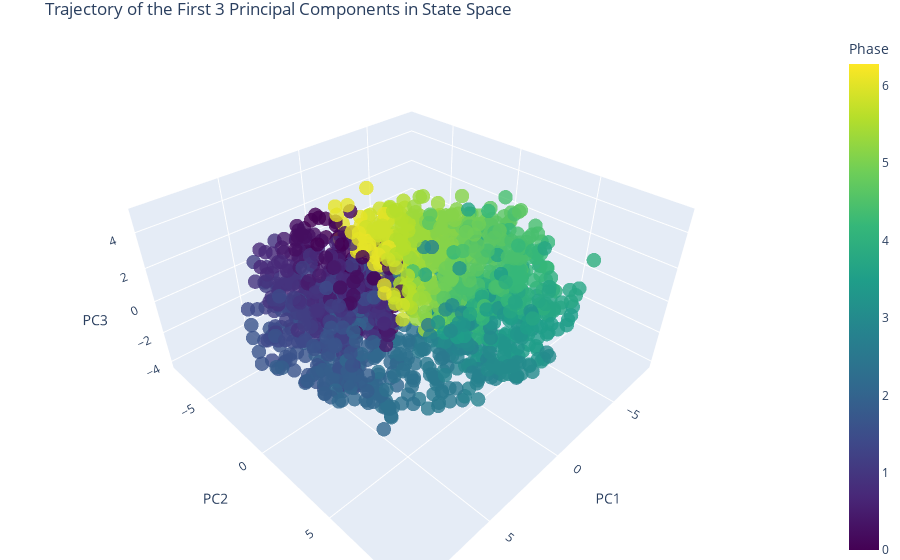

This figure's notebook cell:
### Code cell
# Extract the first three PCs
pc1 = transformed_data[:, 0]
pc2 = transformed_data[:, 1]
pc3 = transformed_data[:, 2]

# Time steps for coloring
phase = np.array(param_df.phase)

# Create the figure
fig = go.Figure(data=[go.Scatter3d(
    x=pc1[::4],
    y=pc2[::4],
    z=pc3[::4],
    mode='markers',
    marker=dict(
        size=5,
        color=phase[::4],  # Set color to time steps
        colorscale='Viridis',  # Choose a color scale
        colorbar=dict(title='Phase'),
        opacity=0.8
    )
)])

# Set the layout of the figure
fig.update_layout(
    title='Trajectory of the First 3 Principal Components in State Space',
    scene=dict(
        xaxis_title='PC1',
        yaxis_title='PC2',
        zaxis_title='PC3'
    ),
    margin=dict(l=0, r=0, b=0, t=30)
)

# Show the figure
fig.show()

### Figure 1 — Plotly figure (JSON) as saved in the notebook; plotly's stock layout.template omitted (floating-point values rounded to 4 significant figures; data arrays with more than 128 entries replaced by an {"elided": "..."} marker saying what was removed)
{"data": [{"marker": {"color": {"elided": "1872 float values"}, "colorbar": {"title": {"text": "Phase"}}, "colorscale": [[0, "#440154"], [0.1111, "#482878"], [0.2222, "#3e4989"], [0.3333, "#31688e"], [0.4444, "#26828e"], [0.5556, "#1f9e89"], [0.6667, "#35b779"], [0.7778, "#6ece58"], [0.8889, "#b5de2b"], [1, "#fde725"]], "opacity": 0.8, "size": 5}, "mode": "markers", "type": "scatter3d", "x": {"elided": "1872 float values"}, "y": {"elided": "1872 float values"}, "z": {"elided": "1872 float values"}}], "layout": {"margin": {"b": 0, "l": 0, "r": 0, "t": 30}, "scene": {"xaxis": {"title": {"text": "PC1"}}, "yaxis": {"title": {"text": "PC2"}}, "zaxis": {"title": {"text": "PC3"}}}, "title": {"text": "Trajectory of the First 3 Principal Components in State Space"}}}
